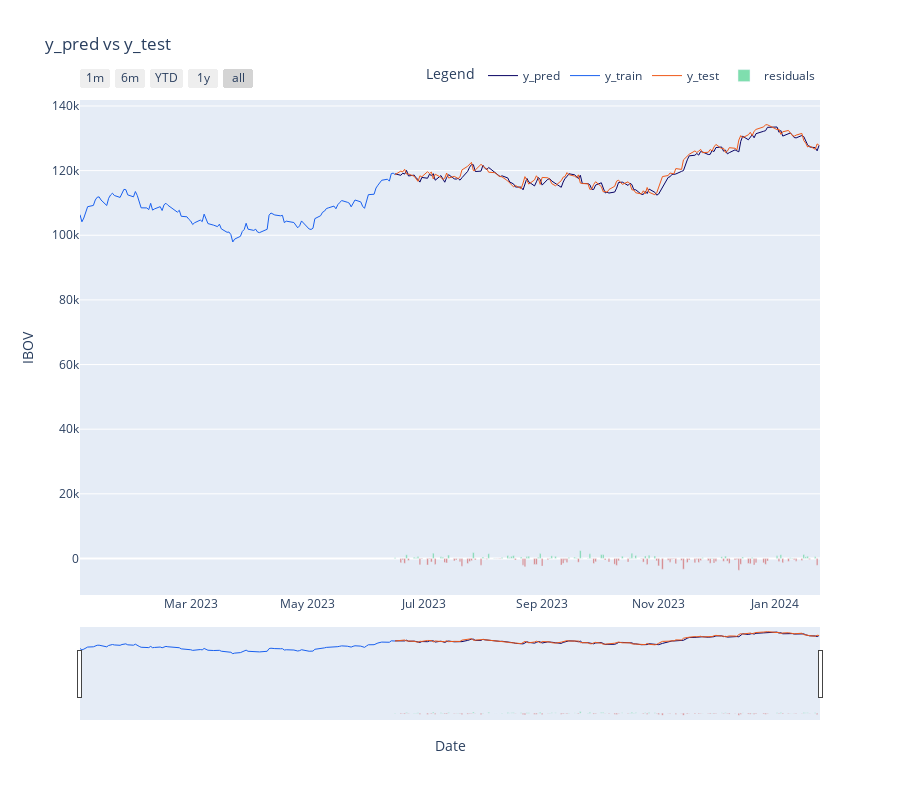

Notebook code for this chart:
### Code cell
display_start_date = "2023-01-01" 

train = pd.DataFrame(data_filtered_ext['Close'][:train_data_len + 1]).rename(columns={'Close': 'y_train'})
valid = pd.DataFrame(data_filtered_ext['Close'][train_data_len:]).rename(columns={'Close': 'y_test'})
valid.insert(1, "y_pred", y_pred, True)
valid.insert(1, "residuals", valid["y_pred"] - valid["y_test"], True)
df_union = pd.concat([train, valid])

df_union_zoom = df_union[df_union.index > display_start_date]
df_sub = df_union_zoom['residuals'].dropna().apply(lambda x: "#2BC97A" if x > 0 else "#C92B2B")

fig = go.Figure()

fig.add_trace(go.Scatter(x=df_union_zoom.index, y=df_union_zoom['y_pred'], mode='lines', name='y_pred',
                         line=dict(color="#090364", width=1.0)))
fig.add_trace(go.Scatter(x=df_union_zoom.index, y=df_union_zoom['y_train'], mode='lines', name='y_train',
                         line=dict(color="#1960EF", width=1.0)))
fig.add_trace(go.Scatter(x=df_union_zoom.index, y=df_union_zoom['y_test'], mode='lines', name='y_test',
                         line=dict(color="#EF5919", width=1.0)))

fig.add_trace(go.Bar(x=df_union_zoom['residuals'].dropna().index, y=df_union_zoom['residuals'].dropna(), name='residuals', 
                     marker=dict(color=df_sub), opacity=0.6))

fig.update_layout(
    title="y_pred vs y_test",
    yaxis_title="IBOV",
    height=800,
    xaxis_rangeslider_visible=True,
    xaxis_title="Date",
    xaxis=dict(
            rangeselector=dict(
                buttons=list([
                    dict(count=1, label='1m', step='month', stepmode='backward'),
                    dict(count=6, label='6m', step='month', stepmode='backward'),
                    dict(count=1, label='YTD', step='year', stepmode='todate'),
                    dict(count=1, label='1y', step='year', stepmode='backward'),
                    dict(step='all')
                ])
            ),
            type='date'
        ),
    legend_title="Legend",
    legend=dict(
        orientation="h",
        yanchor="bottom",
        y=1.02,
        xanchor="right",
        x=1
    )
)

fig.show()

### Figure 1 — Plotly figure (JSON) as saved in the notebook; plotly's stock layout.template omitted (floating-point values rounded to 4 significant figures; data arrays with more than 128 entries replaced by an {"elided": "..."} marker saying what was removed)
{"data": [{"line": {"color": "#090364", "width": 1}, "mode": "lines", "name": "y_pred", "type": "scatter", "x": {"elided": "266 str values"}, "y": {"elided": "266 float values"}}, {"line": {"color": "#1960EF", "width": 1}, "mode": "lines", "name": "y_train", "type": "scatter", "x": {"elided": "266 str values"}, "y": {"elided": "266 int values"}}, {"line": {"color": "#EF5919", "width": 1}, "mode": "lines", "name": "y_test", "type": "scatter", "x": {"elided": "266 str values"}, "y": {"elided": "266 int values"}}, {"marker": {"color": {"elided": "152 str values"}}, "name": "residuals", "opacity": 0.6, "type": "bar", "x": {"elided": "152 str values"}, "y": {"elided": "152 float values"}}], "layout": {"height": 800, "legend": {"orientation": "h", "title": {"text": "Legend"}, "x": 1, "xanchor": "right", "y": 1.02, "yanchor": "bottom"}, "title": {"text": "y_pred vs y_test"}, "xaxis": {"rangeselector": {"buttons": [{"count": 1, "label": "1m", "step": "month", "stepmode": "backward"}, {"count": 6, "label": "6m", "step": "month", "stepmode": "backward"}, {"count": 1, "label": "YTD", "step": "year", "stepmode": "todate"}, {"count": 1, "label": "1y", "step": "year", "stepmode": "backward"}, {"step": "all"}]}, "rangeslider": {"visible": true}, "title": {"text": "Date"}, "type": "date"}, "yaxis": {"title": {"text": "IBOV"}}}}
